Frame 1 (no input): blank canvas, image omitted
Frame 60 (the mouse pressed at the canvas centre just before this capture): blank canvas, image omitted
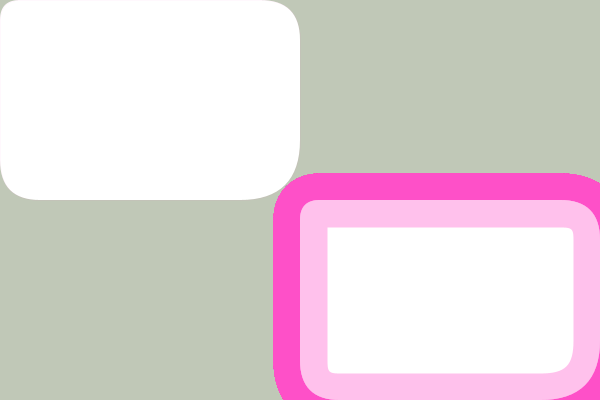
Frame 120 (the mouse held since frame 60 and released just before this capture)

The Processing sketch whose frames 1 and 60 were blank and that drew this single picture after the mouse press (run headless with seeded random() and noise(); from frame 60 on, the mouse is pressed at the canvas centre):

// Processing sketch: processing_11417
// ── processing_11417.pde

void setup(){
size(600,400);
smooth();
background(192,200,183);
frameRate(80);
}
void draw(){
stroke(mouseX, 80 , mouseY, 90); 
float distance = dist(pmouseX, pmouseY, mouseX, mouseY);
float maxStroke = 60;
strokeWeight(maxStroke - constrain(distance, 6, maxStroke));
rect(pmouseX, pmouseY, mouseX, mouseY, 20,40,60,40);
}
void mouseClicked(){
//dibuja un rectangulo donde el mouse fue clickeado
rectMode(CENTER);
fill(mouseY, 200, mouseX);
noStroke();
rect(mouseX, mouseY, 90, 60);
}
void keyPressed(){
//presiona tecla para borrar el Background
background(192,200,183);
}
